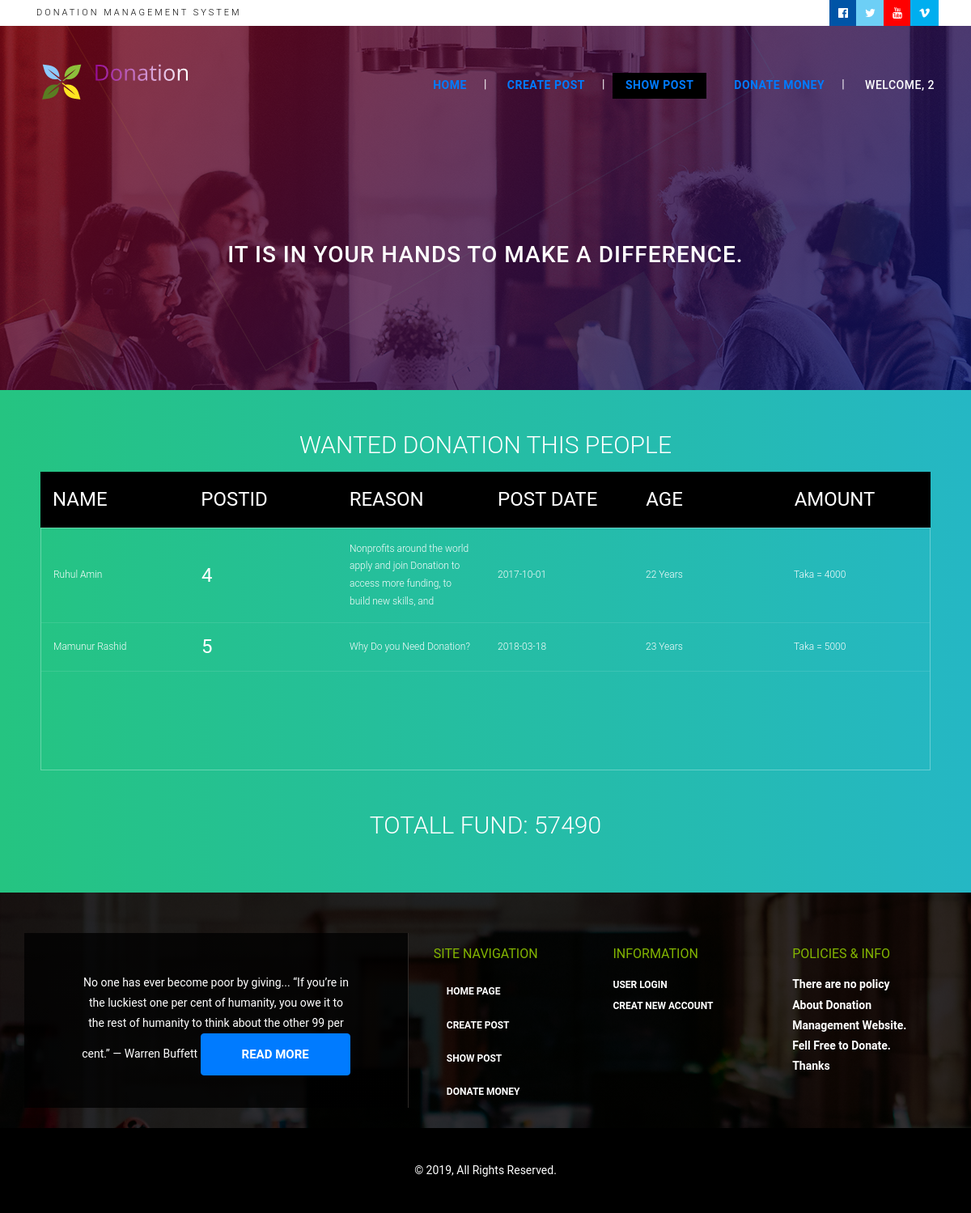
Screenshot of /show.php?username=2 (signed in) with the database file from the repository.
### tables this page shows
CREATE TABLE `donation_post` (
  `postid` int(10) NOT NULL,
  `Userid` int(10) NOT NULL,
  `donation_reason` varchar(100) NOT NULL,
  `donation_date` date DEFAULT NULL,
  `donation_time` time DEFAULT NULL,
  `amount` float DEFAULT NULL,
  `fund` int(20) DEFAULT NULL
);

CREATE TABLE `user_details` (
  `Userid` int(10) NOT NULL,
  `Admin` int(2) DEFAULT NULL,
  `Password` varchar(20) NOT NULL,
  `Name` varchar(30) NOT NULL,
  `email` varchar(40) NOT NULL,
  `gender` varchar(20) NOT NULL,
  `age` int(4) NOT NULL
);

### show.php (the view, shortened to what this page needs)
<!doctype html>
<html lang="en">
  <head>
    <link rel="stylesheet" href="https://maxcdn.bootstrapcdn.com/bootstrap/4.0.0/css/bootstrap.min.css">
    <link href="https://cdnjs.cloudflare.com/ajax/libs/font-awesome/4.7.0/css/font-awesome.css" rel="stylesheet">
    <link rel="stylesheet" href="https://cdnjs.cloudflare.com/ajax/libs/ekko-lightbox/5.3.0/ekko-lightbox.css">
    <link rel="stylesheet" href="css/animate.css">
    <link rel="stylesheet" href="css/main.css">
	<link href="css/1.css" rel="stylesheet" media="all">
	<link rel="stylesheet" href="css/u.css">
  </head>
  <body>
   <div class="top-container">
    <div class="container">
        <div class="row">
            <div class="col-sm-6 col-5 col1">
                <h5>Donation Management System</h5>
            </div>
            <div class="col-sm-6 col-7 col2">
                <div class="row">
                   <div class="col-sm-12">
                      <a href="#"><i class="fa fa-facebook-official" aria-hidden="true"></i></a>
                      <a href="#"><i class="fa fa-twitter" aria-hidden="true"></i></a>
                      <a href="#"><i class="fa fa-youtube" aria-hidden="true"></i></a>
                      <a href="#"><i class="fa fa-vimeo" aria-hidden="true"></i></a>
                   </div>
                </div>
            </div>
        </div>
    </div>
   </div>
    <nav id="myHeader" class="header navbar navbar-expand-lg navbar-dark">
      <div class="container">
        <div class="navbar-brand"><img src="images/logo.png" alt="logo"></div>
        <div class="collapse navbar-collapse" id="navbarResponsive">
          <ul class="navbar-nav ml-auto">
            <li class="nav-item">
			<div class="nav-link">
              <?php
				$username=$_GET['username'];
				$url="http://localhost/donation/home.php?username=" .$username;
				echo "<a href='$url'><b>Home</b></a>";
				?></div>
            </li>
			<li class="nav-item">
              <div class="nav-link">
              <?php
				$username=$_GET['username'];
				$url="post.php?username=" .$username;
				echo "<a href='$url'><b>Create Post</b></a>";
				?></div>
            </li>
			<li class="nav-item active">
              <div class="nav-link">
              <?php
				$username=$_GET['username'];
				$url="show.php?username=" .$username;
				echo "<a href='$url'><b>Show Post</b></a>";
				?></div>
            </li>
            <li class="nav-item">
              <div class="nav-link">
              <?php
				$username=$_GET['username'];
				$url="doner.php?username=" .$username;
				echo "<a href='$url'><b>Donate Money</b></a>";
				?></div>
            </li>
            <li class="nav-item">
              <div class="nav-link">
              <?php
				$username=$_GET['username'];
				echo "Welcome, $username";
				?></div>
            </li>
          </ul>
        </div>
      </div>
    </nav>
   <header class="banner">
         <div class="gradient"></div>
          <div class="container">
              <div class="row">
                 <div class="col-sm-12 heading">
                    <h1 data-aos="fade-right" data-aos-delay="300"></h1>
                    <h2 data-aos="fade-left" data-aos-delay="300">It is in your hands to make a difference.</h2>
                 </div>
              </div>
          </div>
    </header>
<body>
<?php
$DB="donation";
$USER="root";
$PASS="";
$HOST="localhost";
 $con=mysqli_connect($HOST,$USER,$PASS,$DB);
$qu ="SELECT * FROM donation_post as w join user_details as g on w.Userid=g.Userid where w.amount>0";
$data = mysqli_query($con,$qu);
$total = mysqli_num_rows($data);
if($total != 0)
{
	?>
  <section>
  <h1>Wanted Donation This People</h1>
  <div class="tbl-header">
    <table cellpadding="0" cellspacing="0" border="0">
      <thead>
        <tr>
			<th><h3>Name</h3></th>
		    <th><h3>PostID</h3></th>
		    <th><h3>Reason</h3></th>
            <th><h3>Post Date</h3></th>
			<th><h3>Age</h3></th>
            <th><h3>Amount</h3></th>
        </tr>
      </thead>
    </table>
  </div>
  <div class="tbl-content">
    <table cellpadding="0" cellspacing="0" border="0">
      <tbody>
        <?php
	while($result = mysqli_fetch_assoc($data)){
echo"<tr>
		<td>".$result['Name']."</td>
		<td><h3>".$result['postid']."</h3></td>
        <td>".$result['donation_reason']."</td>
        <td>".$result['donation_date']."</td>
		<td>".$result['age']." Years</td>
        <td>Taka = ".$result['amount']."</td>
	</tr>";
	}
}
else
{
echo "no data found";
}
?>
      </tbody>
    </table>
  </div>
</section>
<?php
$DB="donation";
$USER="root";
$PASS="";
$HOST="localhost";
 $conn=mysqli_connect($HOST,$USER,$PASS,$DB);
$query ="SELECT SUM(fund) as sumsalary FROM donation_post";
$res = mysqli_query($conn,$query);
$data = mysqli_fetch_array($res);
print "<h1>Totall Fund: ".$data['sumsalary']."</h1>";
?>
<footer class="page-footer">
  <div class="gradient"></div>
    <div class="container text-center text-md-left">
      <div class="row">
        <div class="col-lg-5 col-md-12 col-12 content">
           <div class="gradient"></div>
           <div class="carousel-caption">
            No one has ever become poor by giving...
              “If you’re in the luckiest one per cent of humanity, you owe it to the rest of
					humanity to think about the other 99 per cent.”
                       ― Warren Buffett
              <a class="btn btn-primary" href="#" role="button">Read More</a>
            </div>
        </div>
        <div class="col-lg-2 col-md-4 mx-auto">
          <h5 class="mt-3 mb-3">Site Navigation</h5>
          <ul class="list-unstyled">
		     <li>
              <div class="nav-link">
              <?php
				$username=$_GET['username'];
				$url="home.php?username=" .$username;
				echo "<a href='$url'><b>Home Page</b></a>";
				?></div>
            </li>
            <li>
              <div class="nav-link">
              <?php
				$username=$_GET['username'];
				$url="post.php?username=" .$username;
				echo "<a href='$url'><b>Create Post</b></a>";
				?></div>
            </li>
            <li>
              <div class="nav-link">
              <?php
				$username=$_GET['username'];
				$url="show.php?username=" .$username;
				echo "<a href='$url'><b>Show post</b></a>";
				?></div>
            </li>
            <li>
              <div class="nav-link">
              <?php
				$username=$_GET['username'];
				$url="doner.php?username=" .$username;
				echo "<a href='$url'><b>Donate Money</b></a>";
				?></div>
            </li>
          </ul>
        </div>
        <div class="col-lg-2 col-md-4 mx-auto">
          <h5 class="mt-3 mb-3">information</h5>
          <ul class="list-unstyled">
            <li>
              <a href="http://localhost/donation/login/login.php"><b>user login</b></a>
            </li>
            <li>
              <a href="http://localhost/donation/signup"><b>creat new account</b></a>
            </li>
          </ul>
        </div>
        <div class="col-lg-2 col-md-4 mx-auto">
          <h5 class="mt-3 mb-3">policies & Info</h5>
          <ul class="list-unstyled">
              <b>There are no policy About Donation Management Website. Fell Free to Donate. Thanks</b>
          </ul>
        </div>
      </div>
    </div>
    <br/>
    <div class="footer-copyright text-center">
       <p>© 2019, All Rights Reserved.</p>
    </div>
</footer>
  </body>
</html>

### css/1.css (style rules this page uses)
.row { display: -webkit-box; display: -webkit-flex; display: -moz-box; display: -ms-flexbox; display: flex; -webkit-flex-wrap: wrap; -ms-flex-wrap: wrap; flex-wrap: wrap; }
html { -webkit-box-sizing: border-box; -moz-box-sizing: border-box; box-sizing: border-box; }
* { padding: 0; margin: 0; }
*, *:before, *:after { -webkit-box-sizing: inherit; -moz-box-sizing: inherit; box-sizing: inherit; }
body, h1, h2, h3, h4, h5, h6, blockquote, p, pre, dl, dd, ol, ul, figure, hr, fieldset, legend { margin: 0; padding: 0; }
table { border-collapse: collapse; border-spacing: 0; }
body { font-family: "Open Sans", "Arial", "Helvetica Neue", sans-serif; font-weight: 400; font-size: 14px; }
h1, h2, h3, h4, h5, h6 { font-weight: 400; }
h1 { font-size: 36px; }
h2 { font-size: 30px; }
h3 { font-size: 24px; }
h5 { font-size: 15px; }
.btn { display: inline-block; line-height: 50px; padding: 0 50px; -webkit-transition: all 0.4s ease; -o-transition: all 0.4s ease; -moz-transition: all 0.4s ease; transition: all 0.4s ease; cursor: pointer; font-size: 15px; text-transform: uppercase; font-weight: 700; color: #fff; font-family: inherit; }

### css/u.css (style rules this page uses)
h1 { font-size: 30px; color: #fff; text-transform: uppercase; font-weight: 300; text-align: center; margin-bottom: 15px; }
table { width:100%; table-layout: fixed; }
.tbl-header { background-color: black; }
.tbl-content { height:300px; overflow-x:auto; margin-top: 0px; border: 1px solid rgba(255,255,255,0.3); }
th { padding: 20px 15px; text-align: left; font-weight: 500; font-size: 12px; color: #fff; text-transform: uppercase; }
td { padding: 15px; text-align: left; vertical-align:middle; font-weight: 300; font-size: 12px; color: #fff; border-bottom: solid 1px rgba(255,255,255,0.1); }
body { background: -webkit-linear-gradient(left, #25c481, #25b7c4); background: linear-gradient(to right, #25c481, #25b7c4); font-family: 'Roboto', sans-serif; }
section { margin: 50px; }

### rows the page displays
donation_post: Userid.Name "Ruhul Amin", postid "4", donation_reason "Nonprofits around the world apply and join Donation to access more funding, to build new skills, and", donation_date "2017-10-01", Userid.age "22", amount "4000"
donation_post: Userid.Name "Mamunur Rashid", postid "5", donation_reason "Why Do you Need Donation?", donation_date "2018-03-18", Userid.age "23", amount "5000"

### other values shown
$username "2"
$data['sumsalary'] "57490"
